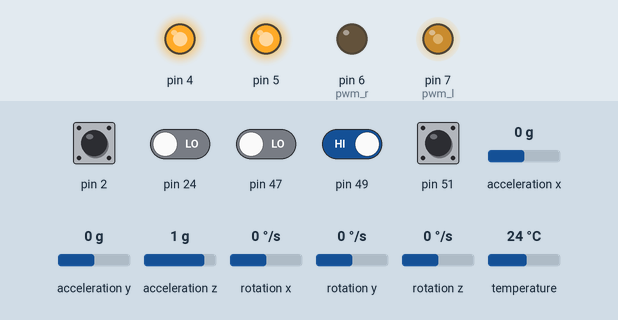
This sketch was run on a simulated Arduino Mega 2560, built with avr-gcc and run on an emulated ATmega2560. Parts: output pins drawn as LEDs (lit = HIGH). Inputs (shaded band) come from the test bench; at power-on: pin 2, pin 49, pin 51 HIGH, pin 24, pin 47 LOW, acceleration z 1 g, acceleration x 0 g, acceleration y 0 g, rotation x 0 °/s, rotation y 0 °/s, rotation z 0 °/s, temperature 24 °C. What the sketch prints to the serial monitor is not drawn.

Above: at 1.3 s.
1.4 s: acceleration z set to 0.1 g
2.9 s: acceleration z set to -0.2 g
At 4.0 s:
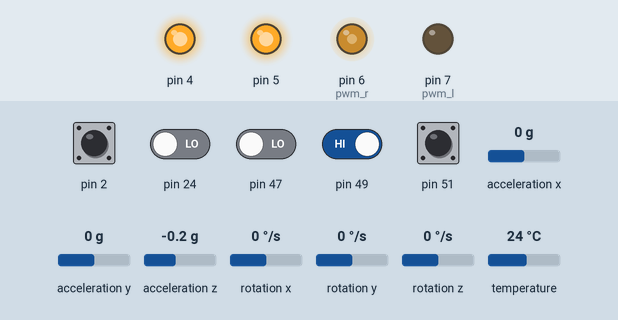
4.4 s: pin 24 driven HIGH
At 5.6 s:
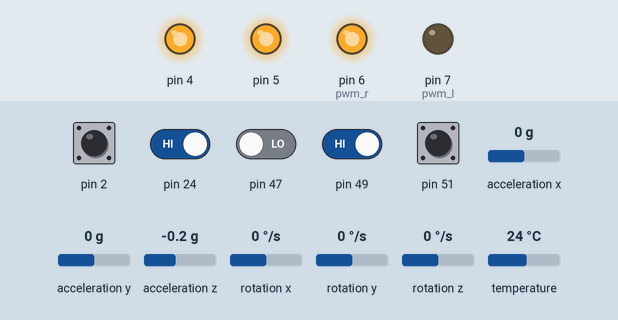
5.9 s: pin 49 driven LOW
At 6.5 s:
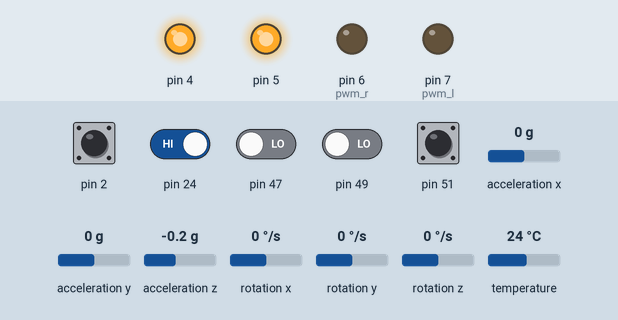
7.4 s: pin 49 driven HIGH
At 8.3 s:
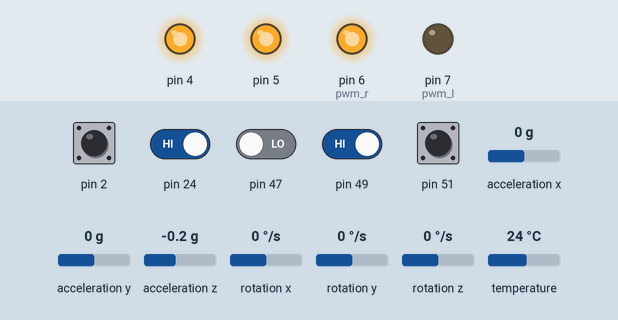
8.9 s: pin 24 driven LOW
At 10.2 s:
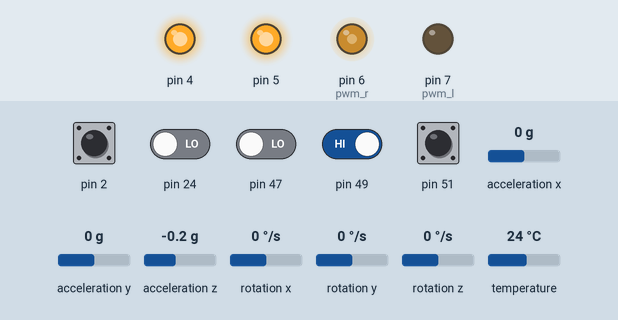
Timing chart, 0 to 11.4 s (numbered marks = the images above; inputs shaded):
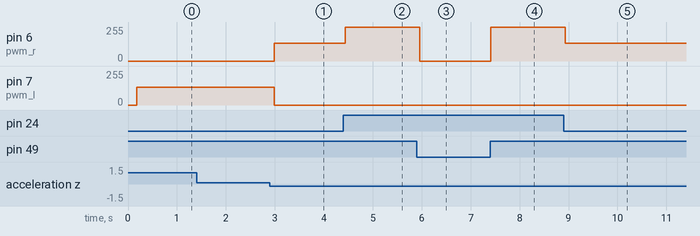

Measured:
- the behaviour switches between 0 and -0.1 g on acceleration z (found by bisection; images 0 and 1)
- after the input at 1.4 s, every drawn part: stays the same
- after the input at 2.9 s, pin 6 (pwm_r): 0/255 → 134/255 after 0.09 s; pin 7 (pwm_l): 134/255 → 0/255 after 0.09 s
- after the input at 4.4 s, pin 6 (pwm_r): 134/255 → 255/255 at once
- after the input at 5.9 s, pin 6 (pwm_r): 255/255 → 0/255 after 0.06 s
- after the input at 7.4 s, pin 6 (pwm_r): 0/255 → 255/255 at once
- after the input at 8.9 s, pin 6 (pwm_r): 255/255 → 134/255 at once

The sketch:

arduino_mega_can_bang_ghe.ino
```cpp
#include <Adafruit_MPU6050.h>
#include <Adafruit_Sensor.h>
#include <Wire.h>
#include <Fuzzy.h>
#define pwm_r 6
#define pwm_l 7

Adafruit_MPU6050 mpu;

uint16_t encoder_count;

float x, y , z; // Khai báo 3 biến x, y, z để lưu lại giá trị gia tốc trọng trường

float roll; // biến ghi lại giá trị góc xoay quanh trục x

float error;

float u;

bool data, data1, data2, pin24;

const float pi = 3.1415;

// khởi tạo bộ điều khiển Fuzzy
Fuzzy *fuzzy = new Fuzzy();
// khởi tạo các hàm liên thuộc đầu vào
FuzzySet *positive = new FuzzySet(2.5,4,90,90);
FuzzySet *zero = new FuzzySet(-3, -2.5, 2.5, 3);
FuzzySet *negative = new FuzzySet(-90, -90, -4, -2.5);

// khởi tạo các hàm liên thuộc đầu ra
FuzzySet *stopedOutput = new FuzzySet(-40,-30,30,40);
FuzzySet *reverseOutput = new FuzzySet(-255,-255,-30,0);
FuzzySet *forwardOutput = new FuzzySet(0,30,255,255);


void setup() {
  // put your setup code here, to run once:
  /*
  // Thiết lập các thanh ghi để đọc giá trị  encoder
  TCCR5A = 0x00;
  TCCR5B = 0x86;
  TCCR5C = 0x00;
  TCNT5H = 0x00;
  TCNT5L = 0x00;
  */
  // biến đổi đầu vào thành tỉ lệ bằng các hàm liên thuộc
  FuzzyInput *error = new FuzzyInput(1);
  error->addFuzzySet(positive);
  error->addFuzzySet(zero);
  error->addFuzzySet(negative);
  fuzzy->addFuzzyInput(error);

  // Thiết lập đầu ra cho bộ điều khiển fuzzy
  FuzzyOutput *speedOutput = new FuzzyOutput(1);
  speedOutput->addFuzzySet(stopedOutput);
  speedOutput->addFuzzySet(reverseOutput);
  speedOutput->addFuzzySet(forwardOutput);
  fuzzy->addFuzzyOutput(speedOutput);

  // Xây dựng các luật cho fuzzy
  // Luật 1
  FuzzyRuleAntecedent *ifError_p = new FuzzyRuleAntecedent();
  ifError_p->joinSingle(positive);
  FuzzyRuleConsequent *thenReverseOutput = new FuzzyRuleConsequent();
  thenReverseOutput->addOutput(reverseOutput);
  FuzzyRule *fuzzyRule1 = new FuzzyRule(1,ifError_p,thenReverseOutput);
  fuzzy->addFuzzyRule(fuzzyRule1);
  // Luật 2
  FuzzyRuleAntecedent *ifError_z = new FuzzyRuleAntecedent();
  ifError_z->joinSingle(zero);
  FuzzyRuleConsequent *thenstopedOutput = new FuzzyRuleConsequent();
  thenstopedOutput->addOutput(stopedOutput);
  FuzzyRule *fuzzyRule2 = new FuzzyRule(2,ifError_z, thenstopedOutput);
  fuzzy->addFuzzyRule(fuzzyRule2);
  //Luật 3
  FuzzyRuleAntecedent *ifError_n = new FuzzyRuleAntecedent();
  ifError_n->joinSingle(negative);
  FuzzyRuleConsequent *thenforwardOutput = new FuzzyRuleConsequent();
  thenforwardOutput->addOutput(forwardOutput);
  FuzzyRule *fuzzyRule3 = new FuzzyRule(3,ifError_n, thenforwardOutput);
  fuzzy->addFuzzyRule(fuzzyRule3);


  // Khai báo ngắt đọc encoder
  attachInterrupt(0, count_encoder, FALLING);


  // Khai báo các chân đầu vào và đầu ra
  pinMode(47,INPUT);
  pinMode(49,INPUT);
  pinMode(51,INPUT);
  pinMode(24,INPUT);
  pinMode(6,OUTPUT);
  pinMode(7,OUTPUT);
  pinMode(4,OUTPUT);
  pinMode(5,OUTPUT);
  pinMode(2,INPUT_PULLUP);
  pinMode(3,INPUT_PULLUP);
  digitalWrite(4,1);
  digitalWrite(5,1);


  Serial.begin(115200);
  while (!Serial)
    delay(10); // will pause Zero, Leonardo, etc until serial console opens

  Serial.println("Adafruit MPU6050 test!");

  // Try to initialize!
  if (!mpu.begin()) {
    Serial.println("Failed to find MPU6050 chip");
    while (1) {
      delay(10);
    }
  }
  Serial.println("MPU6050 Found!");

  mpu.setAccelerometerRange(MPU6050_RANGE_8_G);
  Serial.print("Accelerometer range set to: ");
  switch (mpu.getAccelerometerRange()) {
  case MPU6050_RANGE_2_G:
    Serial.println("+-2G");
    break;
  case MPU6050_RANGE_4_G:
    Serial.println("+-4G");
    break;
  case MPU6050_RANGE_8_G:
    Serial.println("+-8G");
    break;
  case MPU6050_RANGE_16_G:
    Serial.println("+-16G");
    break;
  }
  mpu.setGyroRange(MPU6050_RANGE_500_DEG);
  Serial.print("Gyro range set to: ");
  switch (mpu.getGyroRange()) {
  case MPU6050_RANGE_250_DEG:
    Serial.println("+- 250 deg/s");
    break;
  case MPU6050_RANGE_500_DEG:
    Serial.println("+- 500 deg/s");
    break;
  case MPU6050_RANGE_1000_DEG:
    Serial.println("+- 1000 deg/s");
    break;
  case MPU6050_RANGE_2000_DEG:
    Serial.println("+- 2000 deg/s");
    break;
  }

  mpu.setFilterBandwidth(MPU6050_BAND_21_HZ);
  Serial.print("Filter bandwidth set to: ");
  switch (mpu.getFilterBandwidth()) {
  case MPU6050_BAND_260_HZ:
    Serial.println("260 Hz");
    break;
  case MPU6050_BAND_184_HZ:
    Serial.println("184 Hz");
    break;
  case MPU6050_BAND_94_HZ:
    Serial.println("94 Hz");
    break;
  case MPU6050_BAND_44_HZ:
    Serial.println("44 Hz");
    break;
  case MPU6050_BAND_21_HZ:
    Serial.println("21 Hz");
    break;
  case MPU6050_BAND_10_HZ:
    Serial.println("10 Hz");
    break;
  case MPU6050_BAND_5_HZ:
    Serial.println("5 Hz");
    break;
  }

  Serial.println("");
  delay(100);
}

void loop() {
  // put your main code here, to run repeatedly:
  sensors_event_t a, g, temp;
  mpu.getEvent(&a, &g, &temp);
  x = a.acceleration.x;
  y = a.acceleration.y;
  z = a.acceleration.z;
  float s = sqrt(x*x + y*y);
  roll = 90 - atan2(s,z)*180/pi;
  error = 0 - roll;

  Serial.print("Giá trị góc nghiêng: ");
  Serial.println(roll);
  Serial.print("error: ");
  Serial.println(error);


  // Thiết lập giá trị đầu vào
  fuzzy->setInput(1,error);
  // mờ hóa đầu vào
  fuzzy->fuzzify();
  // giải mờ
  u = fuzzy->defuzzify(1);
  data = digitalRead(47);
  data1 = digitalRead(51);
  data2 = digitalRead(49);
  pin24 = digitalRead(24);
  CalculateOutput(data, data1, data2, u, pin24);
}

void count_encoder(){
  if (digitalRead(3)==0)
    encoder_count +=1;
  else
    encoder_count -=1;

}

void CalculateOutput(bool data, bool data1, bool data2, float u, bool pin24){
  if(data2 == 0){
    if (data1 == 0 && data == 1){
      analogWrite(pwm_r, 255);
      analogWrite(pwm_l, 0);
    }
    else if (data1 == 1 && data == 0){
      analogWrite(pwm_l, 255);
      analogWrite(pwm_r, 0);
    }
    else
      analogWrite(pwm_r, 0);
      analogWrite(pwm_l, 0);
  }
  else{
    if (pin24 == 1){
      analogWrite(pwm_r, 255);
      analogWrite(pwm_l, 0);
    }
    else{
      if (u<0){
        analogWrite(pwm_r, abs(u));
        analogWrite(pwm_l, 0);
      }
      else if (u>0){
        analogWrite(pwm_r, 0);
        analogWrite(pwm_l, u);
      }
      else{
        analogWrite(pwm_r, 0);
        analogWrite(pwm_l, 0);
      }
    }
  }
}
```
